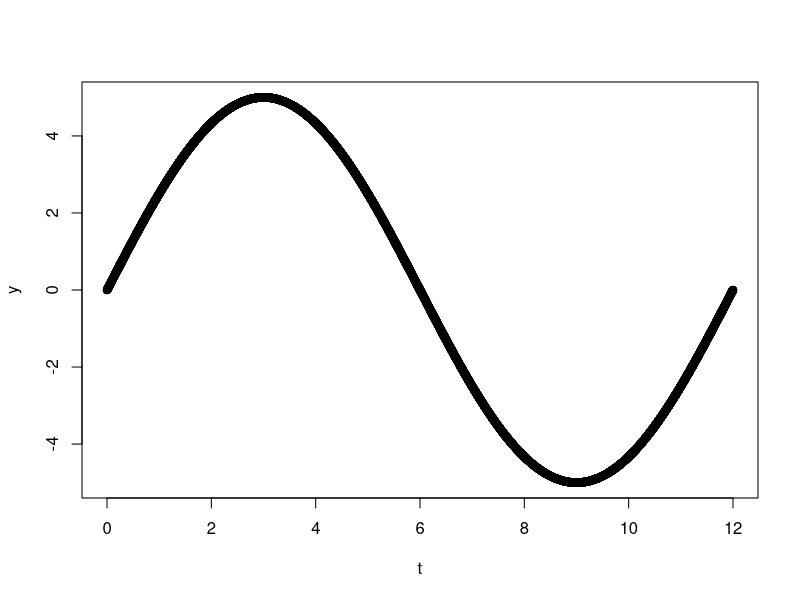

Write R code to recreate this figure.
## ---- chunk 1
## clock function, for length of clock arm of 5
f <- function(t) {
  y <- 5*sin(t*2*pi/12)
  return(y)
}

f(2.5)

## plotting that function, from (0:12)
t <- seq(0,12,0.001)
y <- f(t)
plot(t,y)

## if we have l as the length of the clock arm and r is the number of units of time per a 12 hour period, how to express y as a function of t,l, and r.
f2 <- function(t,l=12,r=5) { # if we want to set a default value for l and r (to be 5 and 12 respectively)
  y <- l*sin(t*2*pi/r)
  return(y)
}

## Building a function factory - returning a function, from a function
fun_fact <- function(l,r) {
  f <- function(t) {
    y <- l*sin(t*2*pi/r)
    return(y)
  }
  
  return(f)
}

fun_fact(5,12)(2.5) # first parens are the arguments l,r for the outermost function `fun_fact`, and the second parens (2.5) is the argument to the inner function `f`
